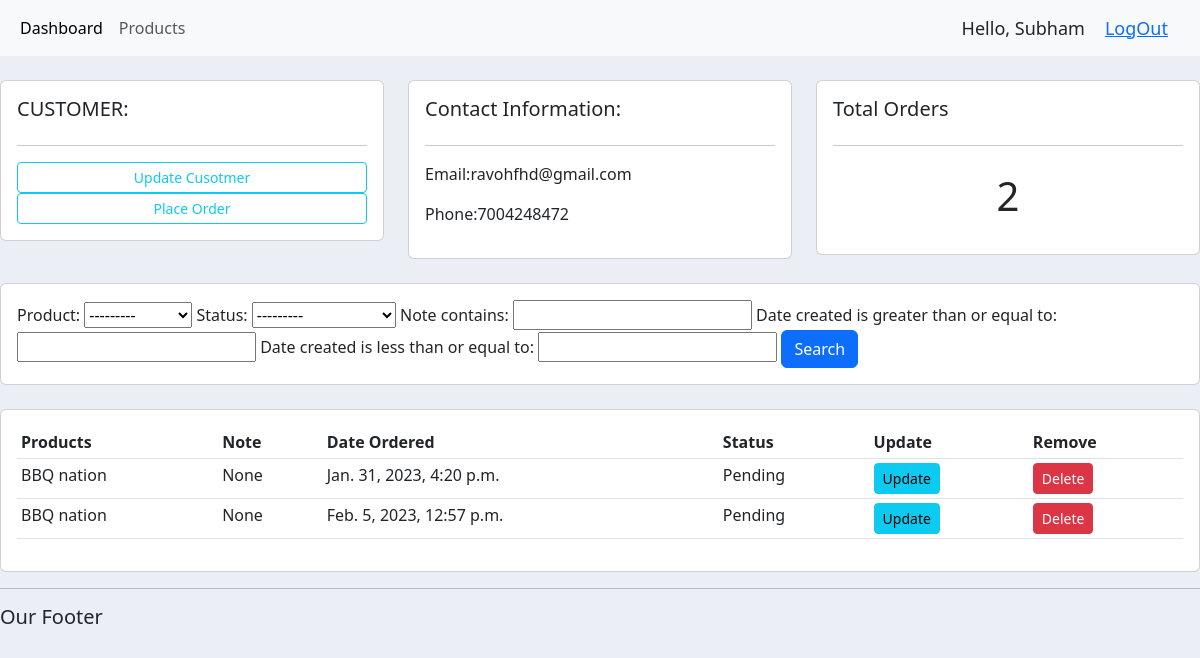
The app's page /customer/1/ (signed in) with its own data.
### accounts/models.py (models this page shows, shortened)
class Customer(models.Model):
	user=models.OneToOneField(User,null=True,blank=True,on_delete=models.CASCADE)
	profile_pic=models.ImageField(null=True,blank=True)
	name=models.CharField(max_length=200,null=True)
	phone=models.CharField(max_length=200,null=True)
	email=models.CharField(max_length=200,null=True)
	profile_pic=models.ImageField(default="my.jpeg",null=True,blank=True)
	date_created=models.DateTimeField(auto_now_add=True,null=True)

class Order(models.Model):
	STATUS=(
			('Pending','Pending'),
			('Out For Delivery','Out For Delivery'),
			('Delivered','Delivered'),
		)
	customer=models.ForeignKey(Customer,null=True,on_delete=models.SET_NULL)
	product=models.ForeignKey(Product,null=True,on_delete=models.SET_NULL)
	date_created=models.DateTimeField(auto_now_add=True,null=True)
	status=models.CharField(max_length=200,null=True,choices=STATUS)
	note=models.CharField(max_length=1000,null=True)

class Product(models.Model):
	CATEGORY=(
			('Indoor','Indoor'),
			('Out Door','Out Door'),
		)
	name=models.CharField(max_length=200,null=True)
	price=models.FloatField(null=True)
	category=models.CharField(max_length=200,null=True,choices=CATEGORY)
	description=models.CharField(max_length=200,blank=True)
	date_created=models.DateTimeField(auto_now_add=True,null=True)
	tag=models.ManyToManyField(Tag)
	def __str__(self):
		return self.name

### accounts/decorators.py (the view)
		def wrapper_func(request, *args,**kwargs):
			group=None
			if request.user.groups.exists():
				group=request.user.groups.all()[0].name
			if group in allowed_roles:
				return view_func(request, *args,**kwargs)
			else:
				return HttpResponse("You are not authorized to visit this page")

### accounts/views.py (called while the page is built)
@login_required(login_url='login')
@allowed_users(allowed_roles=['admin'])
def customer(request, pk_test):
    customer=Customer.objects.get(id=pk_test)
    orders=customer.order_set.all()
    total_orders=orders.count()
    myfilter=OrderFilter(request.GET,queryset=orders)
    orders=myfilter.qs
    context={'customer':customer,'orders':orders,'total_orders':total_orders,'myfilter':myfilter}
    return render(request,'accounts/customer.html',context)

### accounts/templates/accounts/customer.html
{%extends 'accounts/main.html'%}
{%block content%}
<br>
<div class="row">
	<div class="col-md">
		<div class="card card-body">
			<h5>CUSTOMER:</h5>
			<hr>
			<a  class="btn btn-outline-info btn-sm btn-block" href="">Update Cusotmer</a>
			<a  class="btn btn-outline-info btn-sm btn-block" href="{% url 'order_form' customer.id %}">Place Order</a>
		</div>
	</div>
	<div class="col-md">
		<div class="card card-body">
			<h5>Contact Information:</h5>
			<hr>
			<p>Email:{{customer.email}}</p>
			<p>Phone:{{customer.phone }}</p>
		</div>
	</div>
	<div class="col-md">
		<div class="card card-body">
			<h5>Total Orders</h5>
			<hr>
			<h1 style="text-align: center;padding: 10px;">{{total_orders}}</h1>
		</div>
	</div>
</div>
<br>
<div class="row">
	<div class="col">
		<div class="card card-body">
			<form method="get">
				{{myfilter.form}}
				<button class="btn btn-primary" type="submit">Search</button>
			</form>
		</div>
	</div>
</div>
<br>
<div class="row">
	<div class="col-md">
		<div class="card card-body">
			<table class="table table-sm">
				<tr>
					<th>Products</th>
					<th>Note</th>
					<th>Date Ordered</th>
					<th>Status</th>
					<th>Update</th>
					<th>Remove</th>
				</tr>
				{% for i in orders%}
				<tr>
					<td>{{i.product}}</td>
					<td>{{i.note}}</td>
					<td>{{i.date_created}}</td>
					<td>{{i.status}}</td>
					<td><a class="btn btn-sm btn-info " href="{% url 'update_order' i.id %}">Update</td>
					<td><a class="btn btn-sm btn-danger " href="{% url 'delete_order' i.id%}">Delete</td>
				</tr>
				{% endfor %}
			</table>
  		</div>
	</div>
</div>
{%endblock%}

### accounts/templates/accounts/navbar.html (shortened to what this page needs)
  {% load static%}
  <nav class="navbar navbar-expand-lg bg-body-tertiary">
    <div class="container-fluid">
      <div class="collapse navbar-collapse" id="navbarNav">
        <ul class="navbar-nav">
          {% if request.user.is_staff %}
          <li class="nav-item">
            <a class="nav-link active" aria-current="page" href="{% url 'home' %}">Dashboard</a>
          </li>
          <li class="nav-item">
            <a class="nav-link" href="{% url 'product' %}">Products</a>
          </li>
          {% else %}
          <li class="nav-item">
            <a class="nav-link" href="{% url 'account' %}">Settings</a>
          </li>
          {% endif %}
        </ul>
      </div>
      <span class="hello-msg" >Hello, {{request.user}}</span>
      <span class="hello-msg" ><a href="{% url 'logout' %}">LogOut</a></span>
    </div>
  </nav>

### static/css/main.css (style rules this page uses)
body { background-color:#ebeff5; }

### accounts/templates/accounts/navbar.html (style rules this page uses)
.hello-msg { font-size: 18px; margin-right: 20px; }

### records on screen
Customer: email "ravohfhd@gmail.com", phone "7004248472"
Order: product "BBQ nation", note "None", date_created "Jan. 31, 2023, 4:20 p.m.", status "Pending"
Order: product "BBQ nation", note "None", date_created "Feb. 5, 2023, 12:57 p.m.", status "Pending"

### other values on screen
{{ request.user }} "Subham"
{{ total_orders }} "2"
